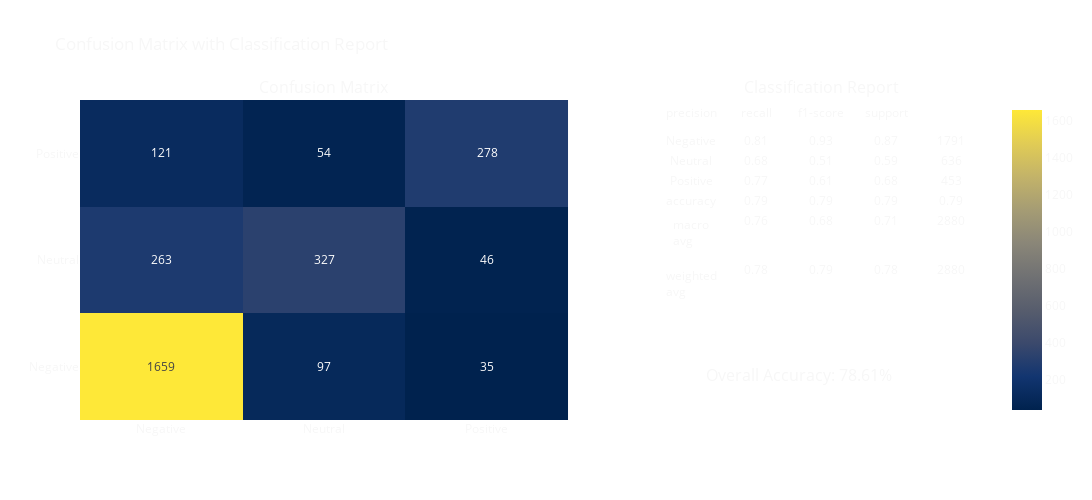

The code cell stored with this chart in its notebook:
### Code cell
# Base model | Hyperparam | Linear | KEEP
random.seed(10)

text = tweets['cleaned_text_stopwords'].values
labels = tweets['airline_sentiment'].values

text_train, text_test, labels_train, labels_test = train_test_split(text, labels, test_size=0.2, random_state=42)

vectorizer = TfidfVectorizer(max_features=1000)
X_train_tfidf = vectorizer.fit_transform(text_train)
X_test_tfidf = vectorizer.transform(text_test)

# Hyperparameter tuning using Grid Search
param_grid = {'C': [0.1, 1, 10, 100], 'kernel': ['linear'], 'gamma': ['scale', 'auto']}
svm_model = SVC()
grid_search = GridSearchCV(svm_model, param_grid, cv=3, n_jobs=1)
grid_search.fit(X_train_tfidf, labels_train)

print("Best Parameters:", grid_search.best_params_)

# Training on the params chosen
best_svm_model = grid_search.best_estimator_
best_svm_model.fit(X_train_tfidf, labels_train)

y_pred = best_svm_model.predict(X_test_tfidf)

accuracy = accuracy_score(labels_test, y_pred)
print(f'Accuracy: {accuracy:.4f}')

print('\nClassification Report:')
print(classification_report(labels_test, y_pred, digits=4))

cm = confusion_matrix(labels_test, y_pred)
plot_confusion_matrix_with_classification_report(cm, ["Negative", "Neutral", "Positive"], labels_test, y_pred)

### Figure 1 — Plotly figure (JSON) as saved in the notebook; plotly's stock layout.template omitted (floating-point values rounded to 4 significant figures)
{"data": [{"colorscale": [[0, "#00224e"], [0.1111, "#123570"], [0.2222, "#3b496c"], [0.3333, "#575d6d"], [0.4444, "#707173"], [0.5556, "#8a8678"], [0.6667, "#a59c74"], [0.7778, "#c3b369"], [0.8889, "#e1cc55"], [1, "#fee838"]], "showscale": true, "text": [[1659, 97, 35], [263, 327, 46], [121, 54, 278]], "textfont": {"size": 12}, "texttemplate": "%{text}", "type": "heatmap", "x": ["Negative", "Neutral", "Positive"], "xaxis": "x", "y": ["Negative", "Neutral", "Positive"], "yaxis": "y", "z": [[1659, 97, 35], [263, 327, 46], [121, 54, 278]]}, {"cells": {"fill": {"color": "rgba(0,0,0,0)"}, "values": [["Negative", "Neutral", "Positive", "accuracy", "macro avg", "weighted avg"], [0.81, 0.68, 0.77, 0.79, 0.76, 0.78], [0.93, 0.51, 0.61, 0.79, 0.68, 0.79], [0.87, 0.59, 0.68, 0.79, 0.71, 0.78], [1791, 636, 453, 0.79, 2880, 2880]]}, "domain": {"x": [0.64, 1], "y": [0, 1]}, "header": {"fill": {"color": "rgba(0,0,0,0)"}, "values": ["precision", "recall", "f1-score", "support"]}, "type": "table"}], "layout": {"annotations": [{"font": {"size": 16}, "showarrow": false, "text": "Confusion Matrix", "x": 0.27, "xanchor": "center", "xref": "paper", "y": 1, "yanchor": "bottom", "yref": "paper"}, {"font": {"size": 16}, "showarrow": false, "text": "Classification Report", "x": 0.82, "xanchor": "center", "xref": "paper", "y": 1, "yanchor": "bottom", "yref": "paper"}, {"font": {"color": "rgba(247, 247, 247, 1)", "size": 16}, "showarrow": false, "text": "Overall Accuracy: 78.61%", "x": 0.9, "xref": "paper", "y": 0.1, "yref": "paper"}], "font": {"color": "rgba(247, 247, 247, 1)"}, "height": 500, "paper_bgcolor": "rgba(0,0,0,0)", "title": {"text": "Confusion Matrix with Classification Report"}, "width": 1200, "xaxis": {"anchor": "y", "domain": [0, 0.54]}, "yaxis": {"anchor": "x", "domain": [0, 1]}}}
